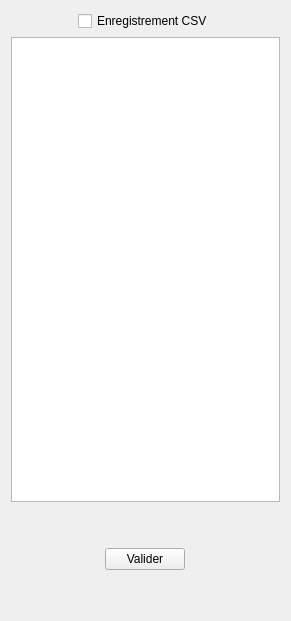
<?xml version="1.0" encoding="UTF-8"?>
<ui version="4.0">
 <class>Histogramme</class>
 <widget class="QWidget" name="Histogramme">
  <property name="geometry">
   <rect>
    <x>0</x>
    <y>0</y>
    <width>291</width>
    <height>621</height>
   </rect>
  </property>
  <property name="windowTitle">
   <string>Form</string>
  </property>
  <layout class="QVBoxLayout" name="verticalLayout_2">
   <item alignment="Qt::AlignHCenter">
    <widget class="QCheckBox" name="checkBox">
     <property name="text">
      <string>Enregistrement CSV</string>
     </property>
    </widget>
   </item>
   <item>
    <widget class="QGraphicsView" name="graphicsView_histo"/>
   </item>
   <item>
    <spacer name="verticalSpacer_2">
     <property name="orientation">
      <enum>Qt::Vertical</enum>
     </property>
     <property name="sizeType">
      <enum>QSizePolicy::Fixed</enum>
     </property>
     <property name="sizeHint" stdset="0">
      <size>
       <width>20</width>
       <height>40</height>
      </size>
     </property>
    </spacer>
   </item>
   <item alignment="Qt::AlignHCenter">
    <widget class="QPushButton" name="boutValider">
     <property name="maximumSize">
      <size>
       <width>100</width>
       <height>16777215</height>
      </size>
     </property>
     <property name="layoutDirection">
      <enum>Qt::LeftToRight</enum>
     </property>
     <property name="text">
      <string>Valider</string>
     </property>
    </widget>
   </item>
   <item>
    <spacer name="verticalSpacer">
     <property name="orientation">
      <enum>Qt::Vertical</enum>
     </property>
     <property name="sizeType">
      <enum>QSizePolicy::Fixed</enum>
     </property>
     <property name="sizeHint" stdset="0">
      <size>
       <width>20</width>
       <height>40</height>
      </size>
     </property>
    </spacer>
   </item>
  </layout>
 </widget>
 <resources/>
 <connections/>
</ui>
